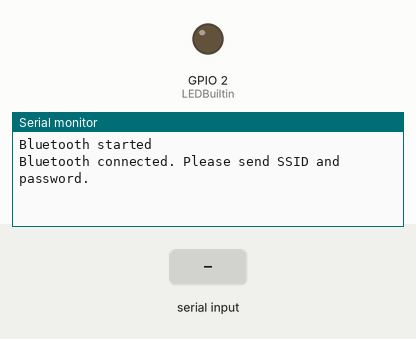
A sketch run on a simulated ESP32. Parts: output pins drawn as LEDs (lit = HIGH), the last lines printed to the serial monitor. The test bench sets the inputs (shaded band). Nothing arrives over Bluetooth unless stated.

Above: at 1.2 s.
1.3 s: "1\n" received over the second serial link
At 2.4 s:
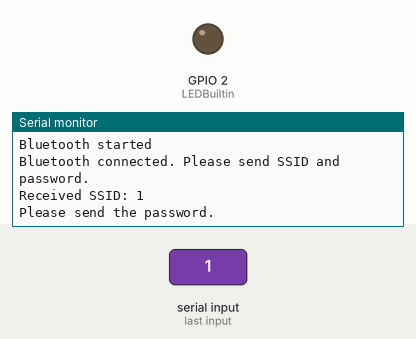
2.8 s: "0\n" received over the second serial link
At 4.0 s:
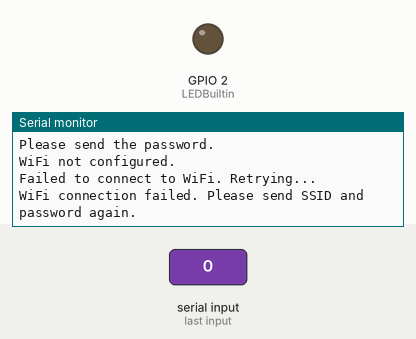

The sketch:

Kalibrasi_DHT.ino
```cpp
#include <WiFi.h>
#include "BluetoothSerial.h"

// Constants for LED pin and PWM range
const int LEDBuiltin = 2;
const int pwmRange = 255;

// Bluetooth Serial object
BluetoothSerial SerialBT;

bool wifiConnected = false;
bool wifiConfigured = false;
String ssid = "";
String password = "";

enum ConfigState {
  WAIT_SSID,
  WAIT_PASSWORD,
  CONFIG_DONE,
  RETRY_CONFIG
};

ConfigState configState = WAIT_SSID;

bool isConnecting = false;
unsigned long lastFlashTime = 0;
const int flashInterval = 500;  // Flash interval in milliseconds

void setup() {
  // Initialize Serial for debugging
  Serial.begin(115200);

  // Initialize LED pin
  pinMode(LEDBuiltin, OUTPUT);
  digitalWrite(LEDBuiltin, LOW); // Turn off LED

  // Start Bluetooth
  SerialBT.begin("ESP32-Bluetooth");  // Set your device name here
  Serial.println("Bluetooth started");

  Serial.println("Bluetooth connected. Please send SSID and password.");
  wifiConfigured = true;
}

void loop() {
  if (wifiConfigured && !wifiConnected) {
    while (SerialBT.available()) {
      char incomingChar = SerialBT.read();
      if (incomingChar == '\n') {
        processConfig();
        break;
      }
      if (configState == WAIT_SSID) {
        ssid += incomingChar;
      } else if (configState == WAIT_PASSWORD) {
        password += incomingChar;
      }
    }
  }

  if (configState == RETRY_CONFIG) {
    // Reset variables and prompt user to send SSID and password again
    SerialBT.flush();
    Serial.println("WiFi connection failed. Please send SSID and password again.");
    wifiConnected = false;
    wifiConfigured = true;
    configState = WAIT_SSID;
    ssid = "";
    password = "";
  }

  if (isConnecting) {
    // Continue flashing the LED while connecting
    if (millis() - lastFlashTime >= flashInterval) {
      lastFlashTime = millis();
      digitalWrite(LEDBuiltin, !digitalRead(LEDBuiltin));
    }
  } else if (wifiConnected) {
    // Your main loop code here
    // For example, you can check for specific conditions or perform actions

    // Example: Toggle LED state every 1 second
    static unsigned long previousMillis = 0;
    const long interval = 1000;

    unsigned long currentMillis = millis();

    if (currentMillis - previousMillis >= interval) {
      previousMillis = currentMillis;
      digitalWrite(LEDBuiltin, !digitalRead(LEDBuiltin)); // Toggle LED state
    }
  }
}

void processConfig() {
  if (configState == WAIT_SSID) {
    configState = WAIT_PASSWORD;
    Serial.println("Received SSID: " + ssid);
    Serial.println("Please send the password.");
  } else if (configState == WAIT_PASSWORD) {
    wifiConfigured = false;
    SerialBT.flush();
    delay(500);
    if (connectToWiFi()) {
      wifiConnected = true;
      configState = CONFIG_DONE;
      ssid = "";
      password = "";
    } else {
      Serial.println("Failed to connect to WiFi. Retrying...");
      configState = RETRY_CONFIG;
    }
  }
}

bool connectToWiFi() {
  if (!wifiConfigured) {
    Serial.println("WiFi not configured.");
    return false;
  }
  // Attempt to connect to WiFi
  WiFi.begin(ssid, password);
  //Serial.printf(ssid.c_str());
  //Serial.printf(password.c_str());
  Serial.print("Setting WiFi credentials. SSID: ");
  Serial.println(ssid.c_str());
  Serial.println("Connecting...");

  isConnecting = true;  // Indicate that the ESP32 is connecting

  // Wait for WiFi connection or timeout
  unsigned long startTime = millis();
  while (WiFi.status() != WL_CONNECTED && millis() - startTime < 10000) {
    // Flash the LED while connecting
    if (millis() - lastFlashTime >= flashInterval) {
      lastFlashTime = millis();
      digitalWrite(LEDBuiltin, !digitalRead(LEDBuiltin));
    }
    delay(1000);
    Serial.println("Connecting to WiFi...");
  }

  isConnecting = false;  // Connection attempt is done

  if (WiFi.status() == WL_CONNECTED) {
    Serial.println("Connected to WiFi. LED is on.");
    digitalWrite(LEDBuiltin, HIGH); // Turn on LED
    return true;
  } else {
    Serial.println("Failed to connect to WiFi.");
    digitalWrite(LEDBuiltin, LOW); // Turn off LED
    return false;
  }
}
```

Measured:
- after the input at 1.3 s, the serial monitor: prints a new line at once (image 1)
- after the input at 2.8 s, the serial monitor: prints a new line after 0.50 s (image 2)
